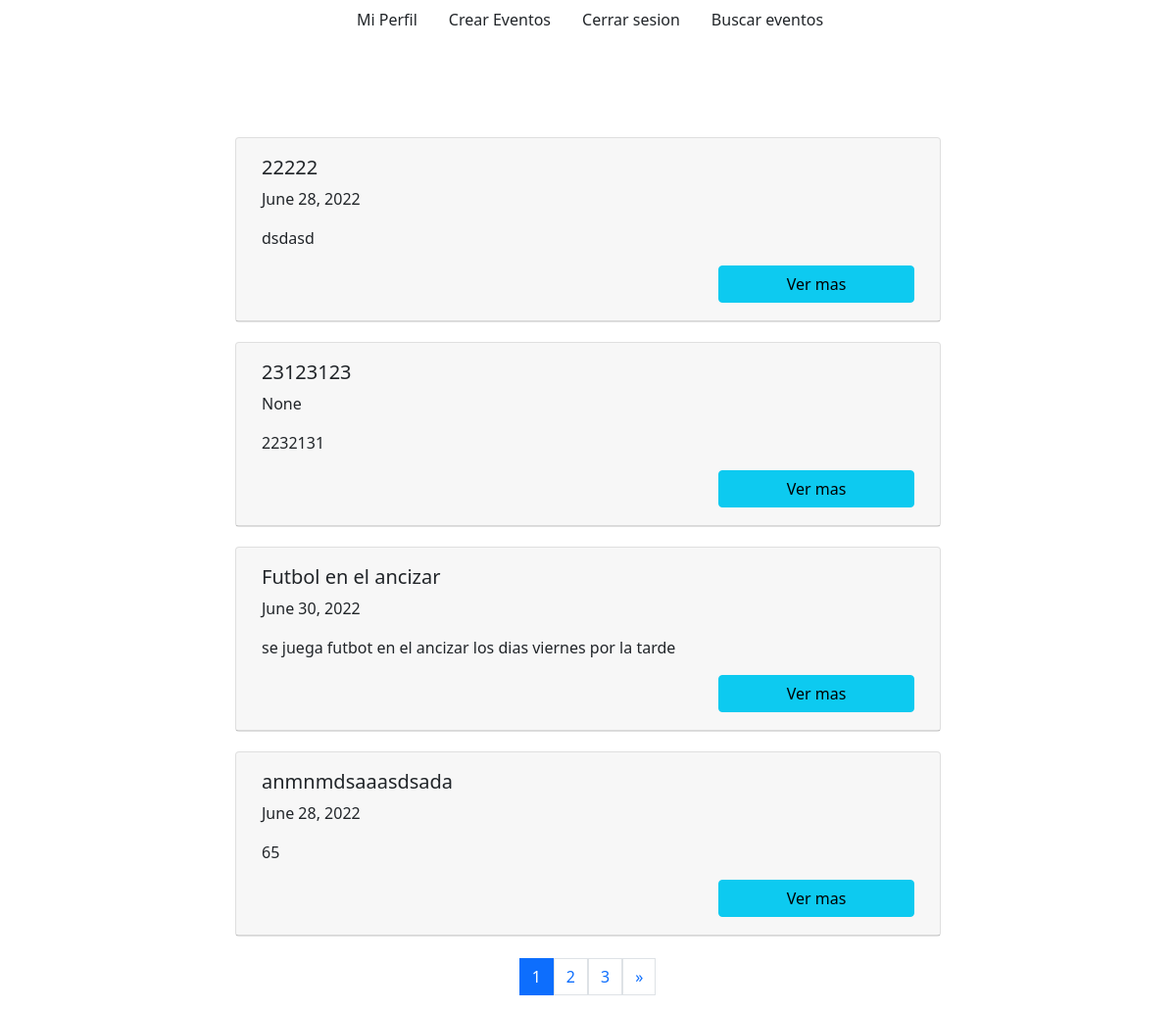
Page /event/listview/ (signed in) on the earlier database version.
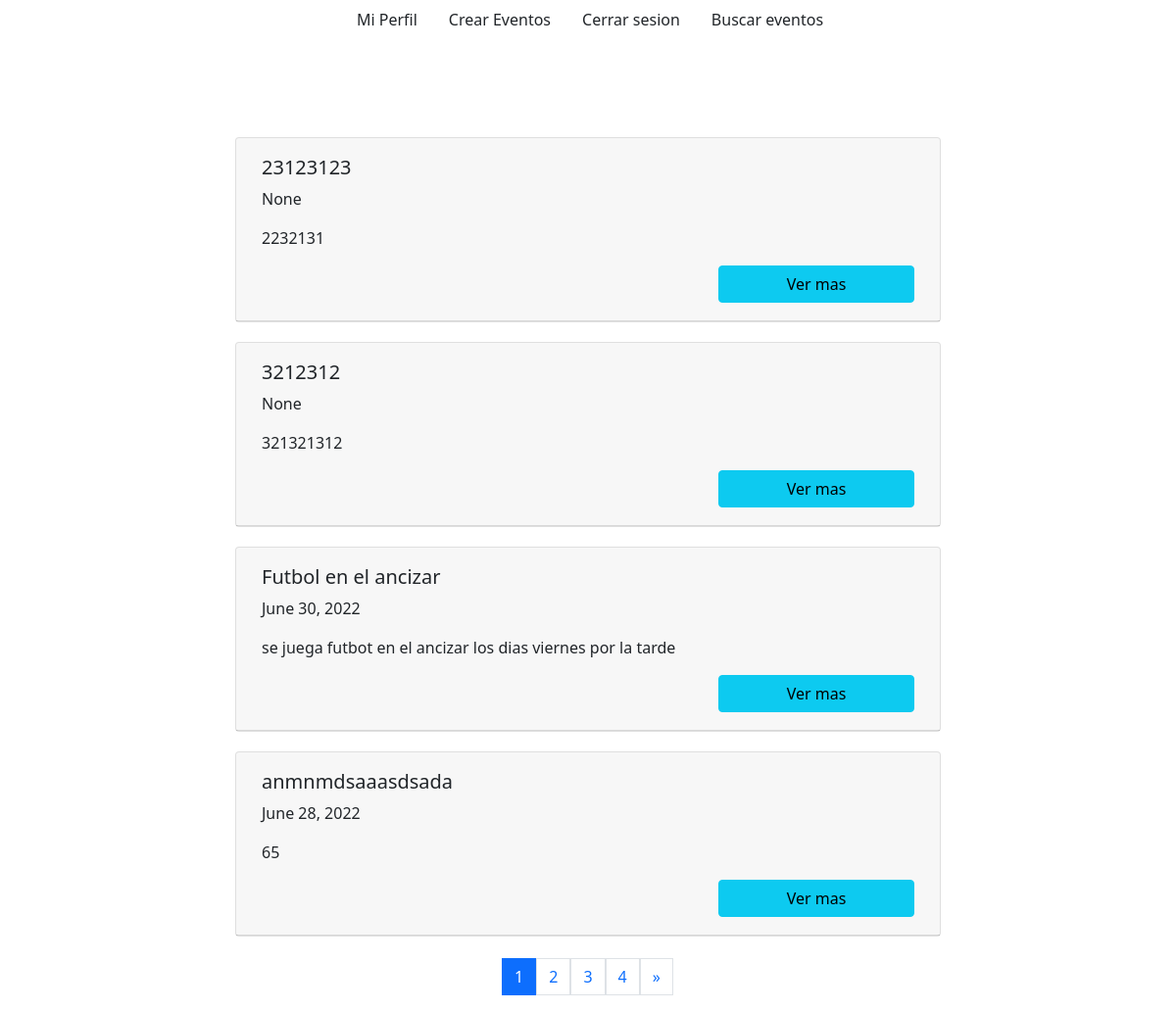
Same page on the later database version.
### event/models.py (models this page shows, shortened)
class event(models.Model):
    id = models.AutoField(primary_key=True)
    name = models.CharField(max_length=45, unique=True)
    Description = models.TextField(max_length=245)
    facultad = models.CharField(max_length=20, null=True, blank=True)
    undergrade = models.CharField(max_length=30,null=True,blank =True)
    image = models.ImageField(upload_to=  "../images",null= True,blank=True)
    place = models.CharField(max_length=200)
    points = models.IntegerField()
    date = models.DateField(blank=True, null=True)
    hour = models.TimeField(blank=True, null=True)
    creator = models.ForeignKey(on_delete=models.CASCADE,to='user.user', related_name = "creator",null= True,blank=True)
    category = models.ManyToManyField('category')
    class Meta:
         verbose_name = "event"
         ordering = ['name']

### event/views.py (the view)
# urls.py: path('listview/', eventList.as_view(), name= "listview"),
class eventList( LoginRequiredMixin, ListView):
    model = event
    context_object_name = 'events'  # Default: object_list
    paginate_by = 4
    template_name = "../templates/event_list_test.html"
    queryset = event.objects.all()

### templates/event_list_test.html (shortened to what this page needs)
<html>
    <head>
    <link href="https://cdn.jsdelivr.net/npm/bootstrap@5.0.2/dist/css/bootstrap.min.css" rel="stylesheet">
    </head>
    <body>
        {% block content %}
           <nav class="nav ps-1 justify-content-center bg-white">
            <a href="../../User/perfil/" class="nav-link text-reset">Mi Perfil</a>
            <a href="../crearEvento/" class="nav-link text-reset">Crear Eventos</a>
            <a href="../../accounts/logout/ " class="nav-link text-reset">Cerrar sesion</a>
            <a href="../listview/" class="nav-link text-reset">Buscar eventos</a>
           </nav>
           {% endblock %}
           <div class="container" style="display: flex; justify-content: center; align-items: center; flex-direction: column; margin-top: 2%;  ">
            <h1>Lista de eventos</h1 class="h2">
            {%for event in events%}
            <div class="container" style="display: flex; justify-content: space-around; align-items: center; flex-direction: row;">
                <div class="card" style="width: 60vw; margin-top: 20px;">
                    <div class="card-header">
                        <div class="card-body" style="display: flex;  flex-direction: column;   padding: 10px;">
                            <h5 class="card-title">{{event.name}}</h5>
                            <p> {{event.date}}</p>
                            <p class="card-text">{{event.Description}}</p>
                            <a href="../verEvento/{{event.id}}"  style = "align-items: flex-end; margin-left: 70%;" class="btn btn-info">Ver mas</a>
                          </div>
                    </div>
                   </div>
            </div>
               {% endfor %}
               {% if is_paginated %}
  <ul class="pagination" style="margin-top: 2% ;">
    {% for i in paginator.page_range %}
      {% if page_obj.number == i %}
        <li class="page-item active"><span> <span class="page-link">{{i}}</span></span></li>
      {% else %}
        <li><a class="page-link" href="?page={{ i }}">{{ i }}</a></li>
      {% endif %}
    {% endfor %}
    {% if page_obj.has_next %}
      <li><a class="page-link" href="?page={{ page_obj.next_page_number }}">&raquo;</a></li>
    {% else %}
      <li class="disabled"><span></span></li>
    {% endif %}
  </ul>
{% endif %}
           </div>
    </body>
</html>

Differences in the rows shown:
removed event: name "22222", date "June 28, 2022", Description "dsdasd"
added event: name "3212312", date "None", Description "321321312"
Other differences:
new list line: "4"
